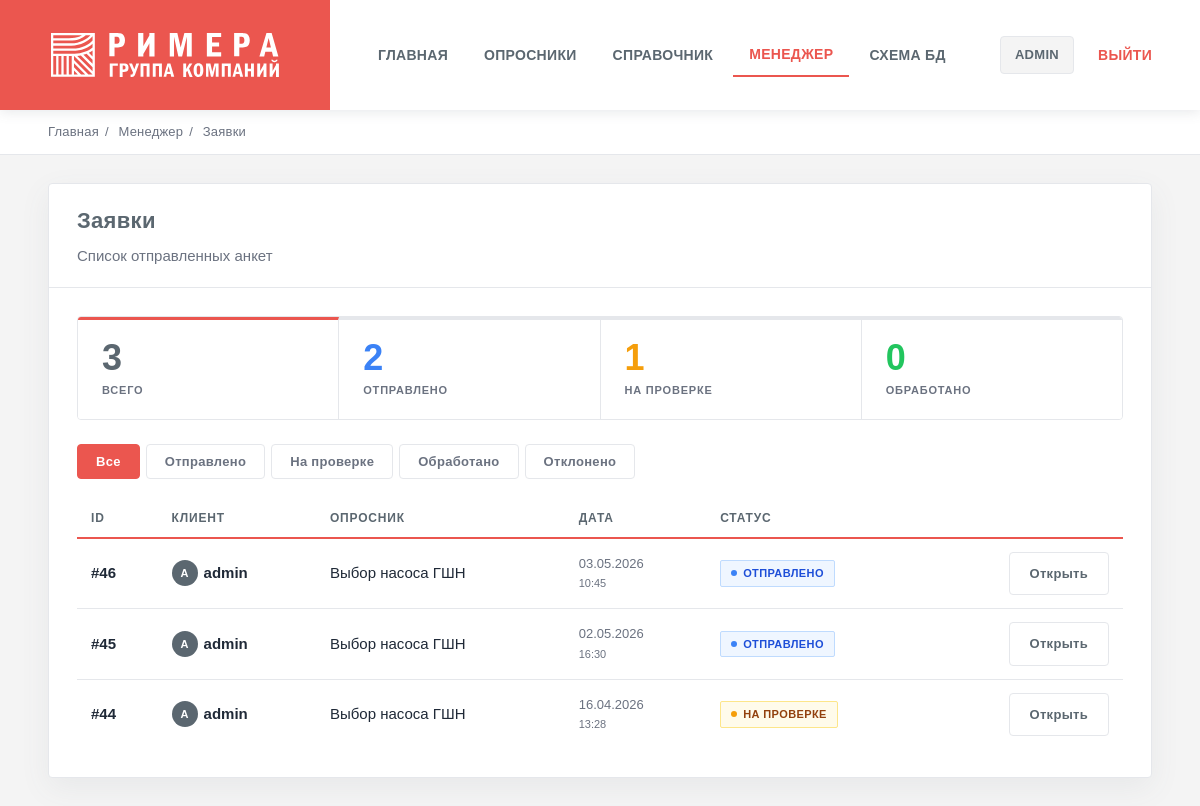
/q/manager/submissions/ (signed in), run on an earlier commit of the app's database.
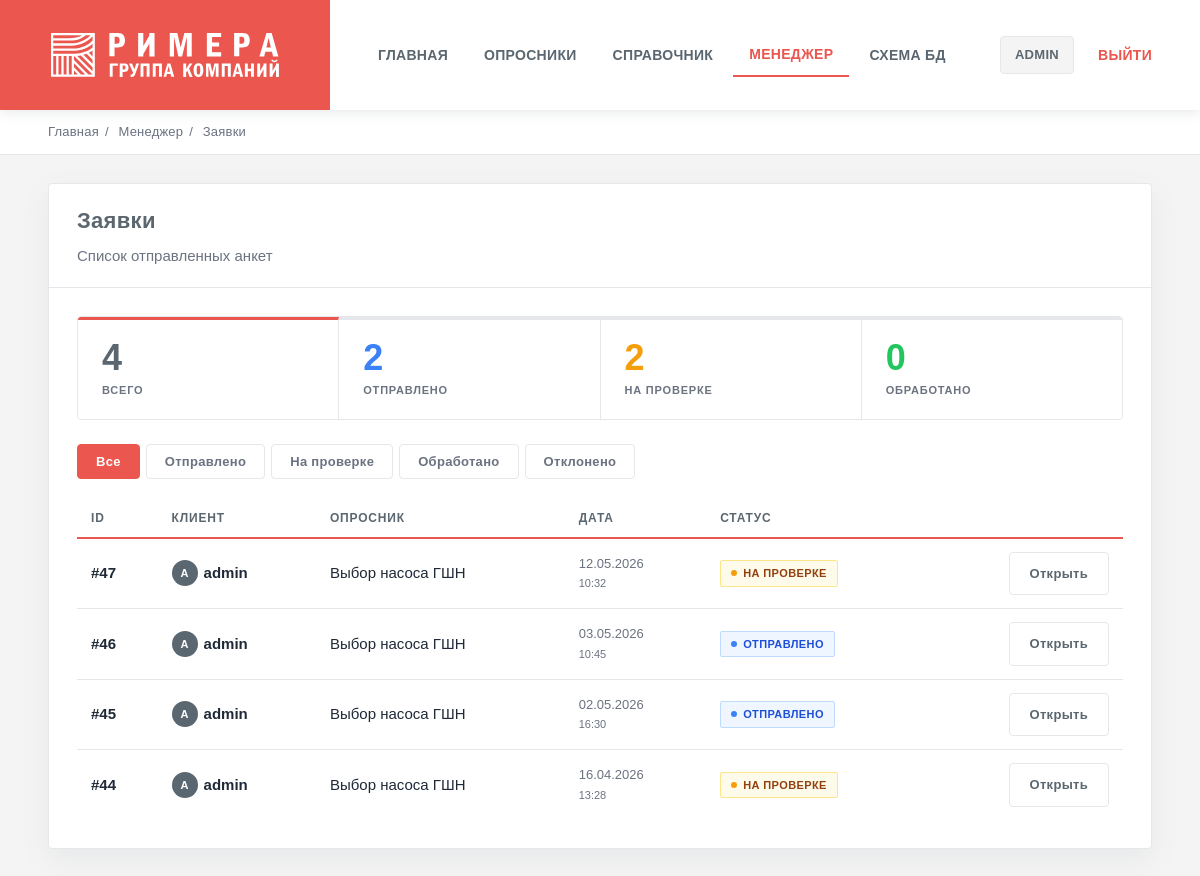
And on a later commit of the database.
### questionnaires/models.py (models this page shows, shortened)
class Submission(models.Model):
    DRAFT      = "draft"
    SUBMITTED  = "submitted"
    IN_REVIEW  = "in_review"
    PROCESSED  = "processed"
    REJECTED   = "rejected"
    STATUSES = [
        (DRAFT,     "Черновик"),
        (SUBMITTED, "Отправлено"),
        (IN_REVIEW, "На проверке"),
        (PROCESSED, "Обработано"),
        (REJECTED,  "Отклонено"),
    ]
    questionnaire      = models.ForeignKey(Questionnaire, on_delete=models.PROTECT, related_name="submissions")
    user               = models.ForeignKey(settings.AUTH_USER_MODEL, on_delete=models.CASCADE, related_name="submissions")
    status             = models.CharField(max_length=20, choices=STATUSES, default=DRAFT)
    created_at         = models.DateTimeField(auto_now_add=True)
    submitted_at       = models.DateTimeField(null=True, blank=True)
    processed_data_json = models.JSONField(default=dict, blank=True)
    issues_json        = models.JSONField(default=dict, blank=True)

class Questionnaire(models.Model):
    slug = models.SlugField(unique=True)
    title = models.CharField(max_length=200)
    description = models.TextField(blank=True)
    is_active = models.BooleanField(default=True)

### questionnaires/views.py (the view)
# urls.py: path("manager/submissions/", views.manager_list, name="manager_list"),
@staff_member_required
def manager_list(request):
    items = Submission.objects.exclude(status=Submission.DRAFT).order_by("-created_at")
    count_total     = items.count()
    count_submitted = items.filter(status=Submission.SUBMITTED).count()
    count_in_review = items.filter(status=Submission.IN_REVIEW).count()
    count_processed = items.filter(status=Submission.PROCESSED).count()
    return render(request, "manager/list.html", {
        "items": items,
        "count_total": count_total,
        "count_submitted": count_submitted,
        "count_in_review": count_in_review,
        "count_processed": count_processed,
    })

### templates/manager/list.html (shortened to what this page needs)
{% extends "base.html" %}
{% block crumbs %}
  <div class="crumbs">
    <a href="/">Главная</a><span class="sep">/</span>
    <span>Менеджер</span><span class="sep">/</span>
    <span>Заявки</span>
  </div>
{% endblock %}
{% block content %}
<div class="card">
  <div class="card-head">
    <div>
      <h1 class="card-title">Заявки</h1>
      <div class="card-sub">Список отправленных анкет</div>
    </div>
  </div>
  <div class="card-body">
    <div class="stat-row">
      <div class="stat">
        <div class="stat-num">{{ count_total }}</div>
        <div class="stat-label">Всего</div>
      </div>
      <div class="stat">
        <div class="stat-num" style="color:#3b82f6">{{ count_submitted }}</div>
        <div class="stat-label">Отправлено</div>
      </div>
      <div class="stat">
        <div class="stat-num" style="color:#f59e0b">{{ count_in_review }}</div>
        <div class="stat-label">На проверке</div>
      </div>
      <div class="stat">
        <div class="stat-num" style="color:#22c55e">{{ count_processed }}</div>
        <div class="stat-label">Обработано</div>
      </div>
    </div>
    <div class="filter-row" id="filterRow">
      <button class="filter-btn active" data-status="all">Все</button>
      <button class="filter-btn" data-status="submitted">Отправлено</button>
      <button class="filter-btn" data-status="in_review">На проверке</button>
      <button class="filter-btn" data-status="processed">Обработано</button>
      <button class="filter-btn" data-status="rejected">Отклонено</button>
    </div>
    <table id="submissionsTable">
      <thead>
        <tr>
          <th>ID</th><th>Клиент</th><th>Опросник</th><th>Дата</th><th>Статус</th><th></th>
        </tr>
      </thead>
      <tbody>
        {% for s in items %}
          <tr data-status="{{ s.status }}">
            <td><b>#{{ s.id }}</b></td>
            <td>
              <div class="user-chip">
                <div class="avatar">{{ s.user.username|first|upper }}</div>
                {{ s.user.username }}
              </div>
            </td>
            <td>{{ s.questionnaire.title }}</td>
            <td style="color:var(--muted);font-size:13px;">
              {{ s.created_at|date:"d.m.Y" }}<br>
              <span style="font-size:11px;">{{ s.created_at|date:"H:i" }}</span>
            </td>
            <td>
              {% if s.status == 'submitted' %}<span class="badge badge-submitted">Отправлено</span>
              {% elif s.status == 'in_review' %}<span class="badge badge-in_review">На проверке</span>
              {% elif s.status == 'processed' %}<span class="badge badge-processed">Обработано</span>
              {% elif s.status == 'rejected' %}<span class="badge badge-rejected">Отклонено</span>
              {% endif %}
            </td>
            <td style="text-align:right;">
              <a class="btn ghost" href="{% url 'manager_detail' submission_id=s.id %}">Открыть</a>
            </td>
          </tr>
        {% empty %}
          <tr><td colspan="6"><div class="empty-state"><br>Пока нет заявок</div></td></tr>
        {% endfor %}
      </tbody>
    </table>
  </div>
</div>
{% endblock %}

What changed in the data, as far as the page shows it:
added Submission: id "47", user.username|first "A", user.username "admin", questionnaire "Выбор насоса ГШН", created_at "12.05.2026", created_at "10:32", status "НА ПРОВЕРКЕ"
Also different on the page:
{{ count_total }}: "3" → "4"
{{ count_in_review }}: "1" → "2"
